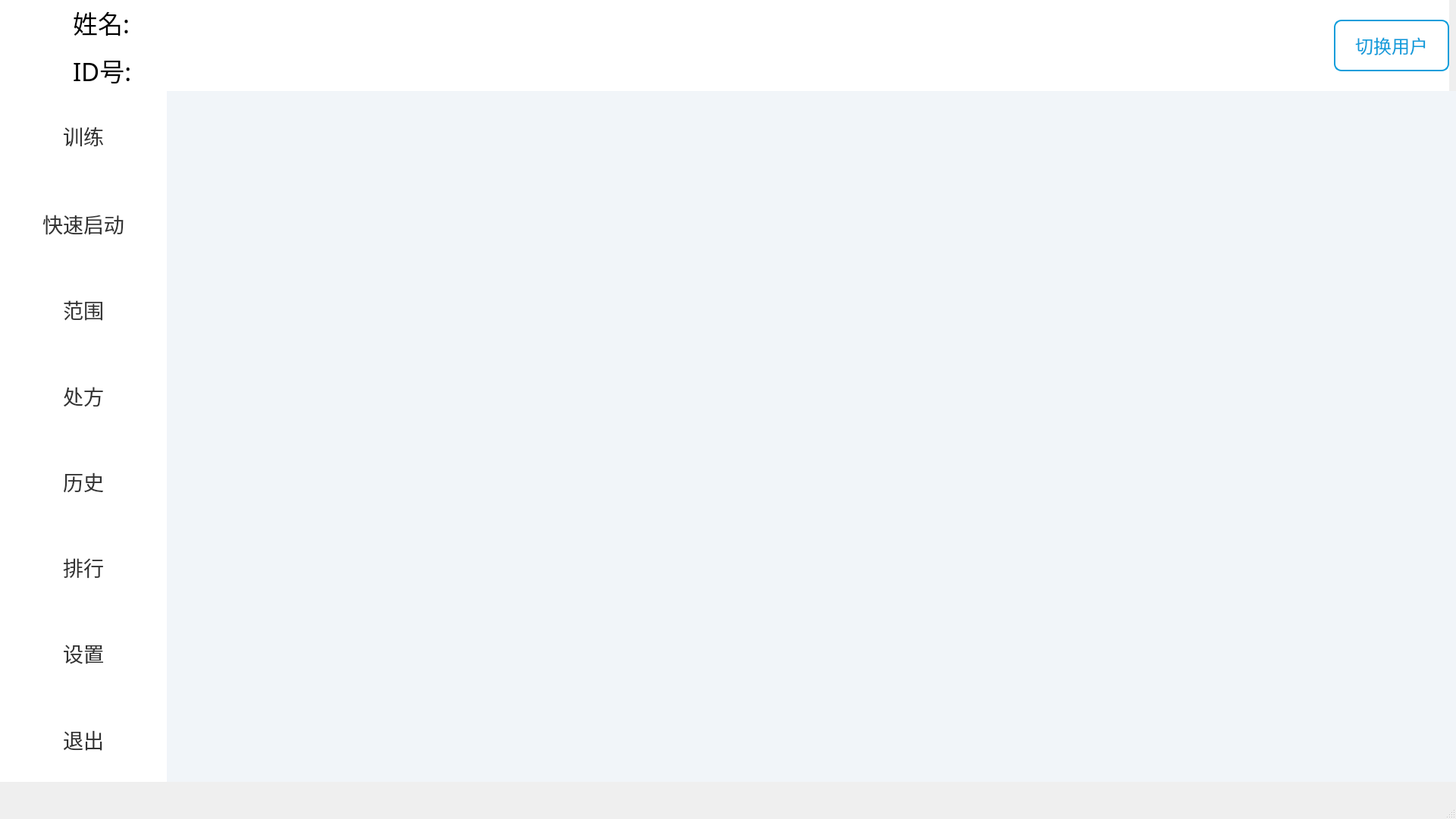
<?xml version="1.0" encoding="UTF-8"?>
<ui version="4.0">
 <class>MainWindow</class>
 <widget class="QMainWindow" name="MainWindow">
  <property name="geometry">
   <rect>
    <x>0</x>
    <y>0</y>
    <width>1920</width>
    <height>1080</height>
   </rect>
  </property>
  <property name="windowTitle">
   <string>MainWindow</string>
  </property>
  <widget class="QWidget" name="centralwidget">
   <widget class="QWidget" name="title_Widget" native="true">
    <property name="geometry">
     <rect>
      <x>0</x>
      <y>0</y>
      <width>1911</width>
      <height>121</height>
     </rect>
    </property>
    <property name="styleSheet">
     <string notr="true">background: #FFFFFF;               
</string>
    </property>
    <layout class="QHBoxLayout" name="horizontalLayout_2" stretch="2,15,1">
     <item>
      <layout class="QHBoxLayout" name="horizontalLayout" stretch="1,2">
       <item>
        <widget class="QLabel" name="portrait_Label">
         <property name="minimumSize">
          <size>
           <width>90</width>
           <height>86</height>
          </size>
         </property>
         <property name="styleSheet">
          <string notr="true"/>
         </property>
         <property name="text">
          <string/>
         </property>
        </widget>
       </item>
       <item>
        <layout class="QVBoxLayout" name="verticalLayout">
         <item>
          <widget class="QLabel" name="name_Label">
           <property name="font">
            <font>
             <family>黑体</family>
             <pointsize>25</pointsize>
            </font>
           </property>
           <property name="styleSheet">
            <string notr="true"/>
           </property>
           <property name="text">
            <string>姓名:</string>
           </property>
          </widget>
         </item>
         <item>
          <widget class="QLabel" name="ID_Label">
           <property name="font">
            <font>
             <family>黑体</family>
             <pointsize>25</pointsize>
            </font>
           </property>
           <property name="styleSheet">
            <string notr="true"/>
           </property>
           <property name="text">
            <string>ID号:</string>
           </property>
          </widget>
         </item>
        </layout>
       </item>
      </layout>
     </item>
     <item>
      <spacer name="horizontalSpacer">
       <property name="orientation">
        <enum>Qt::Horizontal</enum>
       </property>
       <property name="sizeHint" stdset="0">
        <size>
         <width>1565</width>
         <height>20</height>
        </size>
       </property>
      </spacer>
     </item>
     <item>
      <widget class="QPushButton" name="switchUser_Btn">
       <property name="minimumSize">
        <size>
         <width>152</width>
         <height>68</height>
        </size>
       </property>
       <property name="font">
        <font>
         <family>黑体</family>
         <pointsize>18</pointsize>
        </font>
       </property>
       <property name="styleSheet">
        <string notr="true">border-radius: 10px;
border: 2px solid #0D9DDB;
color: #0D9DDB;</string>
       </property>
       <property name="text">
        <string>切换用户</string>
       </property>
      </widget>
     </item>
    </layout>
   </widget>
   <widget class="QWidget" name="layoutWidget">
    <property name="geometry">
     <rect>
      <x>0</x>
      <y>120</y>
      <width>1921</width>
      <height>911</height>
     </rect>
    </property>
    <layout class="QHBoxLayout" name="horizontalLayout_3">
     <property name="spacing">
      <number>0</number>
     </property>
     <item>
      <widget class="QGroupBox" name="groupBox">
       <property name="font">
        <font>
         <family>黑体</family>
         <pointsize>20</pointsize>
        </font>
       </property>
       <property name="styleSheet">
        <string notr="true">background: #FFFFFF;
border:none;
color:#333333;</string>
       </property>
       <property name="title">
        <string/>
       </property>
       <layout class="QGridLayout" name="gridLayout">
        <property name="leftMargin">
         <number>0</number>
        </property>
        <property name="topMargin">
         <number>0</number>
        </property>
        <property name="rightMargin">
         <number>0</number>
        </property>
        <property name="bottomMargin">
         <number>0</number>
        </property>
        <property name="spacing">
         <number>0</number>
        </property>
        <item row="7" column="0">
         <widget class="QPushButton" name="shutDown_Btn">
          <property name="sizePolicy">
           <sizepolicy hsizetype="Minimum" vsizetype="Preferred">
            <horstretch>0</horstretch>
            <verstretch>0</verstretch>
           </sizepolicy>
          </property>
          <property name="font">
           <font>
            <family>黑体</family>
            <pointsize>20</pointsize>
           </font>
          </property>
          <property name="text">
           <string>退出</string>
          </property>
          <property name="icon">
           <iconset>
            <normaloff>../../release/source/image/leftButton/quit1.png</normaloff>
            <activeoff>../../release/source/image/leftButton/quit1.png</activeoff>../../release/source/image/leftButton/quit1.png</iconset>
          </property>
          <property name="iconSize">
           <size>
            <width>32</width>
            <height>32</height>
           </size>
          </property>
         </widget>
        </item>
        <item row="5" column="0">
         <widget class="QPushButton" name="ranking_Btn">
          <property name="sizePolicy">
           <sizepolicy hsizetype="Minimum" vsizetype="Preferred">
            <horstretch>0</horstretch>
            <verstretch>0</verstretch>
           </sizepolicy>
          </property>
          <property name="font">
           <font>
            <family>黑体</family>
            <pointsize>20</pointsize>
           </font>
          </property>
          <property name="text">
           <string>排行</string>
          </property>
          <property name="icon">
           <iconset resource="../../image.qrc">
            <normaloff>:/new/prefix1/release/source/image/leftButton/ranging.png</normaloff>
            <activeoff>:/new/prefix1/release/source/image/leftButton/rangingSelected.png</activeoff>:/new/prefix1/release/source/image/leftButton/ranging.png</iconset>
          </property>
          <property name="iconSize">
           <size>
            <width>32</width>
            <height>32</height>
           </size>
          </property>
         </widget>
        </item>
        <item row="6" column="0">
         <widget class="QPushButton" name="setting_Btn">
          <property name="sizePolicy">
           <sizepolicy hsizetype="Minimum" vsizetype="Preferred">
            <horstretch>0</horstretch>
            <verstretch>0</verstretch>
           </sizepolicy>
          </property>
          <property name="font">
           <font>
            <family>黑体</family>
            <pointsize>20</pointsize>
           </font>
          </property>
          <property name="text">
           <string>设置</string>
          </property>
          <property name="icon">
           <iconset resource="../../image.qrc">
            <normaloff>:/new/prefix1/release/source/image/leftButton/setup.png</normaloff>
            <activeoff>:/new/prefix1/release/source/image/leftButton/setupSelected.png</activeoff>:/new/prefix1/release/source/image/leftButton/setup.png</iconset>
          </property>
          <property name="iconSize">
           <size>
            <width>32</width>
            <height>32</height>
           </size>
          </property>
         </widget>
        </item>
        <item row="4" column="0">
         <widget class="QPushButton" name="history_Btn">
          <property name="sizePolicy">
           <sizepolicy hsizetype="Minimum" vsizetype="Preferred">
            <horstretch>0</horstretch>
            <verstretch>0</verstretch>
           </sizepolicy>
          </property>
          <property name="font">
           <font>
            <family>黑体</family>
            <pointsize>20</pointsize>
           </font>
          </property>
          <property name="text">
           <string>历史</string>
          </property>
          <property name="icon">
           <iconset resource="../../image.qrc">
            <normaloff>:/new/prefix1/release/source/image/leftButton/history.png</normaloff>
            <activeoff>:/new/prefix1/release/source/image/leftButton/historySelected.png</activeoff>:/new/prefix1/release/source/image/leftButton/history.png</iconset>
          </property>
          <property name="iconSize">
           <size>
            <width>32</width>
            <height>32</height>
           </size>
          </property>
         </widget>
        </item>
        <item row="0" column="0">
         <widget class="QPushButton" name="training_Btn">
          <property name="sizePolicy">
           <sizepolicy hsizetype="Minimum" vsizetype="Preferred">
            <horstretch>0</horstretch>
            <verstretch>0</verstretch>
           </sizepolicy>
          </property>
          <property name="minimumSize">
           <size>
            <width>220</width>
            <height>118</height>
           </size>
          </property>
          <property name="font">
           <font>
            <family>黑体</family>
            <pointsize>20</pointsize>
           </font>
          </property>
          <property name="styleSheet">
           <string notr="true"/>
          </property>
          <property name="text">
           <string>训练</string>
          </property>
          <property name="icon">
           <iconset resource="../../image.qrc">
            <normaloff>:/new/prefix1/release/source/image/leftButton/training.png</normaloff>
            <normalon>:/new/prefix1/release/source/image/leftButton/trainingSelected.png</normalon>
            <disabledoff>:/new/prefix1/release/source/image/leftButton/trainingSelected.png</disabledoff>
            <disabledon>:/new/prefix1/release/source/image/leftButton/setup.png</disabledon>
            <activeoff>:/new/prefix1/release/source/image/leftButton/trainingSelected.png</activeoff>
            <selectedon>:/new/prefix1/release/source/image/leftButton/trainingSelected.png</selectedon>:/new/prefix1/release/source/image/leftButton/training.png</iconset>
          </property>
          <property name="iconSize">
           <size>
            <width>32</width>
            <height>32</height>
           </size>
          </property>
         </widget>
        </item>
        <item row="3" column="0">
         <widget class="QPushButton" name="teach_Btn">
          <property name="sizePolicy">
           <sizepolicy hsizetype="Minimum" vsizetype="Preferred">
            <horstretch>0</horstretch>
            <verstretch>0</verstretch>
           </sizepolicy>
          </property>
          <property name="font">
           <font>
            <family>黑体</family>
            <pointsize>20</pointsize>
           </font>
          </property>
          <property name="text">
           <string>处方</string>
          </property>
          <property name="icon">
           <iconset resource="../../image.qrc">
            <normaloff>:/new/prefix1/release/source/image/leftButton/recipe.png</normaloff>
            <activeoff>:/new/prefix1/release/source/image/leftButton/recipeSelected.png</activeoff>:/new/prefix1/release/source/image/leftButton/recipe.png</iconset>
          </property>
          <property name="iconSize">
           <size>
            <width>32</width>
            <height>32</height>
           </size>
          </property>
         </widget>
        </item>
        <item row="1" column="0">
         <widget class="QPushButton" name="quickStart_Btn">
          <property name="sizePolicy">
           <sizepolicy hsizetype="Minimum" vsizetype="Preferred">
            <horstretch>0</horstretch>
            <verstretch>0</verstretch>
           </sizepolicy>
          </property>
          <property name="font">
           <font>
            <family>黑体</family>
            <pointsize>20</pointsize>
           </font>
          </property>
          <property name="styleSheet">
           <string notr="true"/>
          </property>
          <property name="text">
           <string>快速启动</string>
          </property>
          <property name="icon">
           <iconset resource="../../image.qrc">
            <normaloff>:/new/prefix1/release/source/image/leftButton/quickIn.png</normaloff>
            <activeoff>:/new/prefix1/release/source/image/leftButton/quickInSelected.png</activeoff>
            <selectedon>:/new/prefix1/release/source/image/leftButton/quickInSelected.png</selectedon>:/new/prefix1/release/source/image/leftButton/quickIn.png</iconset>
          </property>
          <property name="iconSize">
           <size>
            <width>32</width>
            <height>32</height>
           </size>
          </property>
         </widget>
        </item>
        <item row="2" column="0">
         <widget class="QPushButton" name="scope_Btn">
          <property name="sizePolicy">
           <sizepolicy hsizetype="Minimum" vsizetype="Preferred">
            <horstretch>0</horstretch>
            <verstretch>0</verstretch>
           </sizepolicy>
          </property>
          <property name="font">
           <font>
            <family>黑体</family>
            <pointsize>20</pointsize>
           </font>
          </property>
          <property name="text">
           <string>范围</string>
          </property>
          <property name="icon">
           <iconset resource="../../image.qrc">
            <normaloff>:/new/prefix1/release/source/image/leftButton/scope1.png</normaloff>
            <activeoff>:/new/prefix1/release/source/image/leftButton/scopeSelected.png</activeoff>:/new/prefix1/release/source/image/leftButton/scope1.png</iconset>
          </property>
          <property name="iconSize">
           <size>
            <width>32</width>
            <height>32</height>
           </size>
          </property>
         </widget>
        </item>
       </layout>
      </widget>
     </item>
     <item>
      <widget class="QStackedWidget" name="stackedWidget">
       <property name="layoutDirection">
        <enum>Qt::LeftToRight</enum>
       </property>
       <property name="styleSheet">
        <string notr="true">background: #F1F5F9;</string>
       </property>
       <property name="currentIndex">
        <number>1</number>
       </property>
       <widget class="QWidget" name="train_page">
        <layout class="QGridLayout" name="gridLayout_2">
         <property name="leftMargin">
          <number>0</number>
         </property>
         <property name="topMargin">
          <number>0</number>
         </property>
         <property name="rightMargin">
          <number>0</number>
         </property>
         <property name="bottomMargin">
          <number>0</number>
         </property>
         <item row="0" column="0">
          <widget class="TrainingManager" name="train_Widget" native="true"/>
         </item>
        </layout>
       </widget>
       <widget class="QWidget" name="scorp_page">
        <widget class="ScopeManager" name="scope_Widget" native="true">
         <property name="geometry">
          <rect>
           <x>0</x>
           <y>10</y>
           <width>1681</width>
           <height>881</height>
          </rect>
         </property>
        </widget>
       </widget>
       <widget class="TeachManager" name="teach_page"/>
       <widget class="QWidget" name="history_page">
        <layout class="QGridLayout" name="gridLayout_3">
         <property name="leftMargin">
          <number>0</number>
         </property>
         <property name="topMargin">
          <number>0</number>
         </property>
         <property name="rightMargin">
          <number>0</number>
         </property>
         <property name="bottomMargin">
          <number>0</number>
         </property>
         <item row="0" column="0">
          <widget class="TrainingHistory" name="history_Widget" native="true"/>
         </item>
        </layout>
       </widget>
       <widget class="QWidget" name="ranking_page">
        <widget class="RankingList" name="ranking_Widget" native="true">
         <property name="geometry">
          <rect>
           <x>0</x>
           <y>0</y>
           <width>1700</width>
           <height>910</height>
          </rect>
         </property>
        </widget>
       </widget>
       <widget class="SettingDialog" name="setting_page"/>
       <widget class="QWidget" name="user_page"/>
      </widget>
     </item>
    </layout>
   </widget>
  </widget>
  <widget class="QMenuBar" name="menubar">
   <property name="geometry">
    <rect>
     <x>0</x>
     <y>0</y>
     <width>1920</width>
     <height>26</height>
    </rect>
   </property>
  </widget>
  <widget class="QStatusBar" name="statusbar"/>
 </widget>
 <customwidgets>
  <customwidget>
   <class>ScopeManager</class>
   <extends>QWidget</extends>
   <header>scopemanager.h</header>
   <container>1</container>
  </customwidget>
  <customwidget>
   <class>TeachManager</class>
   <extends>QWidget</extends>
   <header>teachmanager.h</header>
   <container>1</container>
  </customwidget>
  <customwidget>
   <class>TrainingHistory</class>
   <extends>QWidget</extends>
   <header>traininghistory.h</header>
   <container>1</container>
  </customwidget>
  <customwidget>
   <class>RankingList</class>
   <extends>QWidget</extends>
   <header>rankinglist.h</header>
   <container>1</container>
  </customwidget>
  <customwidget>
   <class>TrainingManager</class>
   <extends>QWidget</extends>
   <header>trainingmanager.h</header>
   <container>1</container>
  </customwidget>
  <customwidget>
   <class>SettingDialog</class>
   <extends>QWidget</extends>
   <header>settingdialog.h</header>
   <container>1</container>
  </customwidget>
 </customwidgets>
 <resources>
  <include location="../../image.qrc"/>
 </resources>
 <connections/>
</ui>
